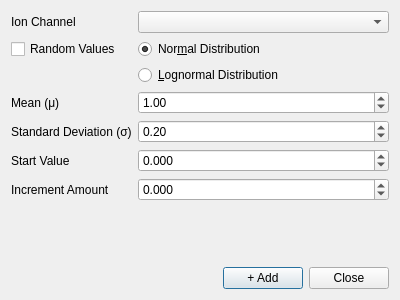
<?xml version="1.0" encoding="UTF-8"?>
<ui version="4.0">
 <class>AddSingleCellPvar</class>
 <widget class="QDialog" name="AddSingleCellPvar">
  <property name="geometry">
   <rect>
    <x>0</x>
    <y>0</y>
    <width>400</width>
    <height>300</height>
   </rect>
  </property>
  <property name="windowTitle">
   <string>Add</string>
  </property>
  <layout class="QVBoxLayout" name="verticalLayout">
   <item>
    <layout class="QFormLayout" name="formLayout">
     <item row="2" column="0">
      <widget class="QLabel" name="ionChannelTypeLabel">
       <property name="text">
        <string>Ion Channel</string>
       </property>
      </widget>
     </item>
     <item row="2" column="1">
      <widget class="QComboBox" name="ionChannelType"/>
     </item>
     <item row="5" column="0">
      <widget class="QCheckBox" name="randomize">
       <property name="text">
        <string>Random Values</string>
       </property>
      </widget>
     </item>
     <item row="5" column="1">
      <widget class="QRadioButton" name="normalDist">
       <property name="visible">
        <bool>false</bool>
       </property>
       <property name="text">
        <string>Nor&amp;mal Distribution</string>
       </property>
       <property name="checked">
        <bool>true</bool>
       </property>
      </widget>
     </item>
     <item row="6" column="1">
      <widget class="QRadioButton" name="lognormalDist">
       <property name="visible">
        <bool>false</bool>
       </property>
       <property name="text">
        <string>&amp;Lognormal Distribution</string>
       </property>
      </widget>
     </item>
     <item row="8" column="0">
      <widget class="QLabel" name="meanLabel">
       <property name="visible">
        <bool>false</bool>
       </property>
       <property name="text">
        <string>Mean (μ)</string>
       </property>
      </widget>
     </item>
     <item row="8" column="1">
      <widget class="QDoubleSpinBox" name="mean">
       <property name="visible">
        <bool>false</bool>
       </property>
       <property name="minimum">
        <double>-10.000000000000000</double>
       </property>
       <property name="maximum">
        <double>10.000000000000000</double>
       </property>
       <property name="value">
        <double>1.000000000000000</double>
       </property>
      </widget>
     </item>
     <item row="9" column="0">
      <widget class="QLabel" name="stdDevLabel">
       <property name="visible">
        <bool>false</bool>
       </property>
       <property name="text">
        <string>Standard Deviation (σ)</string>
       </property>
      </widget>
     </item>
     <item row="9" column="1">
      <widget class="QDoubleSpinBox" name="stdDev">
       <property name="visible">
        <bool>false</bool>
       </property>
       <property name="minimum">
        <double>-10.000000000000000</double>
       </property>
       <property name="maximum">
        <double>10.000000000000000</double>
       </property>
       <property name="value">
        <double>0.200000000000000</double>
       </property>
      </widget>
     </item>
     <item row="10" column="0">
      <widget class="QLabel" name="startValLabel">
       <property name="text">
        <string>Start Value</string>
       </property>
      </widget>
     </item>
     <item row="10" column="1">
      <widget class="QDoubleSpinBox" name="startVal">
       <property name="decimals">
        <number>3</number>
       </property>
       <property name="minimum">
        <double>-10.000000000000000</double>
       </property>
       <property name="maximum">
        <double>100.000000000000000</double>
       </property>
      </widget>
     </item>
     <item row="13" column="0">
      <widget class="QLabel" name="incAmtLabel">
       <property name="text">
        <string>Increment Amount</string>
       </property>
      </widget>
     </item>
     <item row="13" column="1">
      <widget class="QDoubleSpinBox" name="incAmt">
       <property name="decimals">
        <number>3</number>
       </property>
       <property name="minimum">
        <double>-100.000000000000000</double>
       </property>
       <property name="maximum">
        <double>100.000000000000000</double>
       </property>
      </widget>
     </item>
    </layout>
   </item>
   <item>
    <layout class="QHBoxLayout" name="buttonsLayout">
     <item>
      <spacer name="horizontalSpacer">
       <property name="orientation">
        <enum>Qt::Horizontal</enum>
       </property>
       <property name="sizeHint" stdset="0">
        <size>
         <width>40</width>
         <height>20</height>
        </size>
       </property>
      </spacer>
     </item>
     <item>
      <widget class="QPushButton" name="addButton">
       <property name="text">
        <string>+ Add</string>
       </property>
      </widget>
     </item>
     <item>
      <widget class="QPushButton" name="closeButton">
       <property name="text">
        <string>Close</string>
       </property>
      </widget>
     </item>
    </layout>
   </item>
  </layout>
 </widget>
 <resources/>
 <connections>
  <connection>
   <sender>closeButton</sender>
   <signal>clicked()</signal>
   <receiver>AddSingleCellPvar</receiver>
   <slot>close()</slot>
   <hints>
    <hint type="sourcelabel">
     <x>349</x>
     <y>278</y>
    </hint>
    <hint type="destinationlabel">
     <x>199</x>
     <y>149</y>
    </hint>
   </hints>
  </connection>
 </connections>
</ui>
